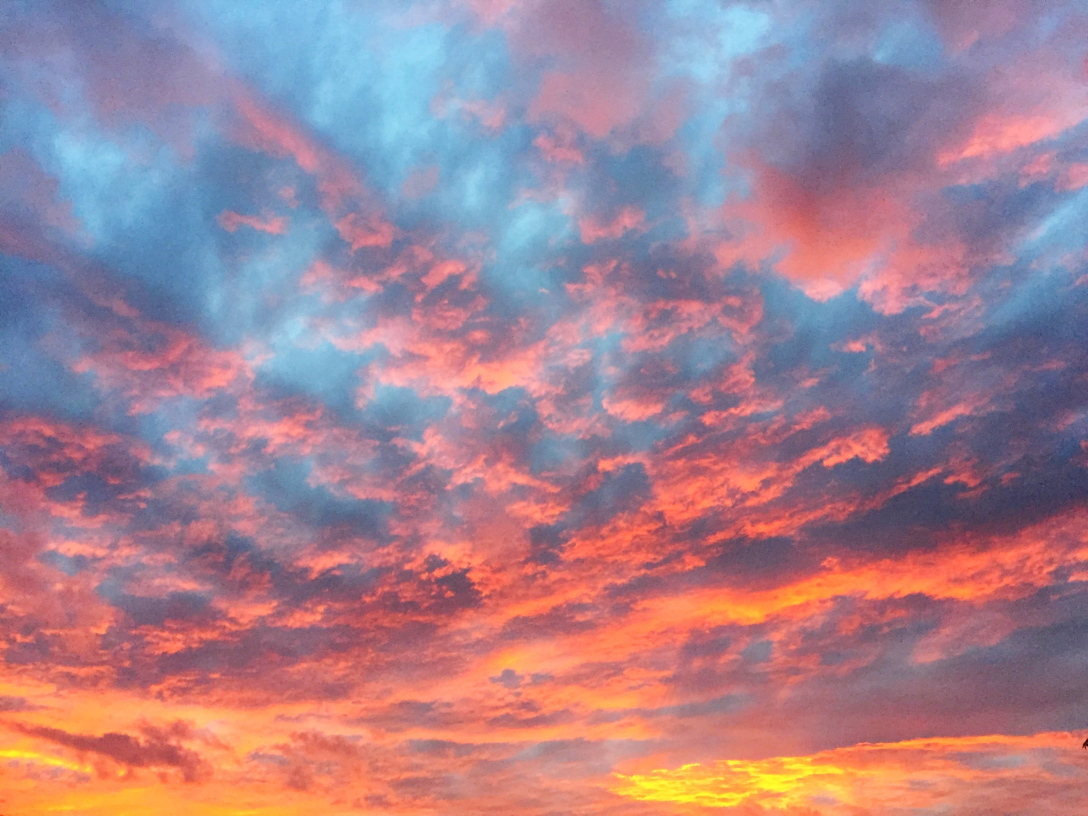
#> input picture nebo.jpg, 3264 x 2448 px (shown at 1/3 size)
$ python main.py   (older library calls are emulated)
#> lines starting #> are read from the running program, lines starting #| are printed output that depends on the picture
from PIL import ImageEnhance
import cv2
import numpy as np
import matplotlib.pyplot as plt
import random
from PIL import Image, ImageDraw

s = int(input('Choose :'))
#> the answer given: 1
image = Image.open("nebo.jpg")
#> image is the input picture: PIL image 3264x2448 RGB; mean R, G, B 164.3, 130.5, 144.6
draw = ImageDraw.Draw(image)
width = image.size[0]
#> width = 3264
height = image.size[1]
#> height = 2448
pix = image.load()

if (s == 0):
	for i in range(width):
		for j in range(height):
			a = pix[i, j][0]
			b = pix[i, j][1]
			c = pix[i, j][2]
			S = (a + b + c) // 3
			draw.point((i, j), (S, S, S))

if (s == 1):
	depth = int(input('depth:'))
#> the answer given: 3
	for i in range(width):
		for j in range(height):
			a = pix[i, j][0]
			b = pix[i, j][1]
			c = pix[i, j][2]
			S = (a + b + c) // 3
			a = S + depth * 2
			b = S + depth
			c = S
			if (a > 255):
				a = 255
			if (b > 255):
				b = 255
			if (c > 255):
				c = 255
			draw.point((i, j), (a, b, c))

if (s == 2):
	for i in range(width):
		for j in range(height):
			a = pix[i, j][0]
			b = pix[i, j][1]
			c = pix[i, j][2]
			draw.point((i, j), (255 - a, 255 - b, 255 - c))

if (s == 3):
	factor = int(input('factor:'))
	for i in range(width):
		for j in range(height):
			rand = random.randint(-factor, factor)
			a = pix[i, j][0] + rand
			b = pix[i, j][1] + rand
			c = pix[i, j][2] + rand
			if (a < 0):
				a = 0
			if (b < 0):
				b = 0
			if (c < 0):
				c = 0
			if (a > 255):
				a = 255
			if (b > 255):
				b = 255
			if (c > 255):
				c = 255
			draw.point((i, j), (a, b, c))

if (s == 4):
	factor = int(input('factor:'))
	for i in range(width):
		for j in range(height):
			a = pix[i, j][0] + factor
			b = pix[i, j][1] + factor
			c = pix[i, j][2] + factor
			if (a < 0):
				a = 0
			if (b < 0):
				b = 0
			if (c < 0):
				c = 0
			if (a > 255):
				a = 255
			if (b > 255):
				b = 255
			if (c > 255):
				c = 255
			draw.point((i, j), (a, b, c))

if (s == 5):
	factor = int(input('factor:'))
	for i in range(width):
		for j in range(height):
			a = pix[i, j][0]
			b = pix[i, j][1]
			c = pix[i, j][2]
			S = a + b + c
			if (S > (((255 + factor) // 2) * 3)):
				a, b, c = 255, 255, 255
			else:
				a, b, c = 0, 0, 0
			draw.point((i, j), (a, b, c))

if (s == 6):
	im = Image.open("nebo.jpg")

	enhancer = ImageEnhance.Contrast(im)

	factor = 1
	im_output = enhancer.enhance(factor)
	im_output.save('original-image.png')

	factor = 0.5
	im_output = enhancer.enhance(factor)
	im_output.save('less-contrast-image.png')

	factor = 1.5
	im_output = enhancer.enhance(factor)
	im_output.save('more-contrast-image.png')

	img = cv2.imread('nebo.jpg')
	img_RGB = cv2.cvtColor(img, cv2.COLOR_BGR2RGB)

	grayImage = cv2.cvtColor(img, cv2.COLOR_BGR2GRAY)

	gaussianBlur = cv2.GaussianBlur(grayImage, (3, 3), 0)

	ret, binary = cv2.threshold(gaussianBlur, 127, 255, cv2.THRESH_BINARY)

	kernelx = np.array([[-1, 0], [0, 1]], dtype=int)
	kernely = np.array([[0, -1], [1, 0]], dtype=int)
	x = cv2.filter2D(binary, cv2.CV_16S, kernelx)
	y = cv2.filter2D(binary, cv2.CV_16S, kernely)
	absX = cv2.convertScaleAbs(x)
	absY = cv2.convertScaleAbs(y)
	Roberts = cv2.addWeighted(absX, 0.5, absY, 0.5, 0)

	kernelx = np.array([[1, 1, 1], [0, 0, 0], [-1, -1, -1]], dtype=int)
	kernely = np.array([[-1, 0, 1], [-1, 0, 1], [-1, 0, 1]], dtype=int)
	x = cv2.filter2D(binary, cv2.CV_16S, kernelx)
	y = cv2.filter2D(binary, cv2.CV_16S, kernely)
	absX = cv2.convertScaleAbs(x)
	absY = cv2.convertScaleAbs(y)
	Prewitt = cv2.addWeighted(absX, 0.5, absY, 0.5, 0)

	x = cv2.Sobel(binary, cv2.CV_16S, 1, 0)
	y = cv2.Sobel(binary, cv2.CV_16S, 0, 1)
	absX = cv2.convertScaleAbs(x)
	absY = cv2.convertScaleAbs(y)
	Sobel = cv2.addWeighted(absX, 0.5, absY, 0.5, 0)

	dst = cv2.Laplacian(binary, cv2.CV_16S, ksize=3)
	Laplacian = cv2.convertScaleAbs(dst)

	plt.subplot(231), plt.imshow(img_RGB), plt.axis('off')
	plt.subplot(232), plt.imshow(gaussianBlur, cmap=plt.cm.gray), plt.axis('off')
	plt.subplot(233), plt.imshow(Roberts, cmap=plt.cm.gray), plt.axis('off')
	plt.subplot(234), plt.imshow(Prewitt, cmap=plt.cm.gray), plt.axis('off')
	plt.subplot(235), plt.imshow(Sobel, cmap=plt.cm.gray),  plt.axis('off')
	plt.subplot(236), plt.imshow(Laplacian, cmap=plt.cm.gray), plt.axis('off')

	plt.show()

image.save("result.jpg", "JPEG")
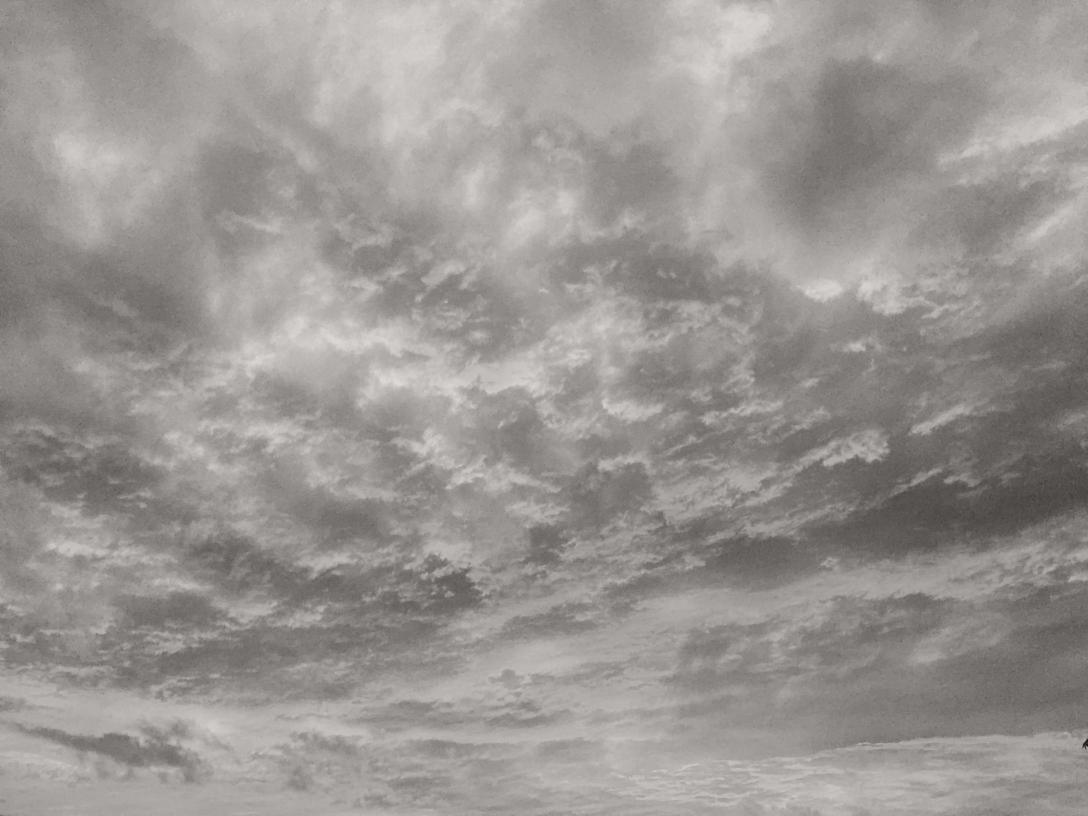
#> saved as result.jpg: PIL image 3264x2448 RGB (shown at 1/3 size); mean R, G, B 152.1, 149.1, 146.1
del draw
